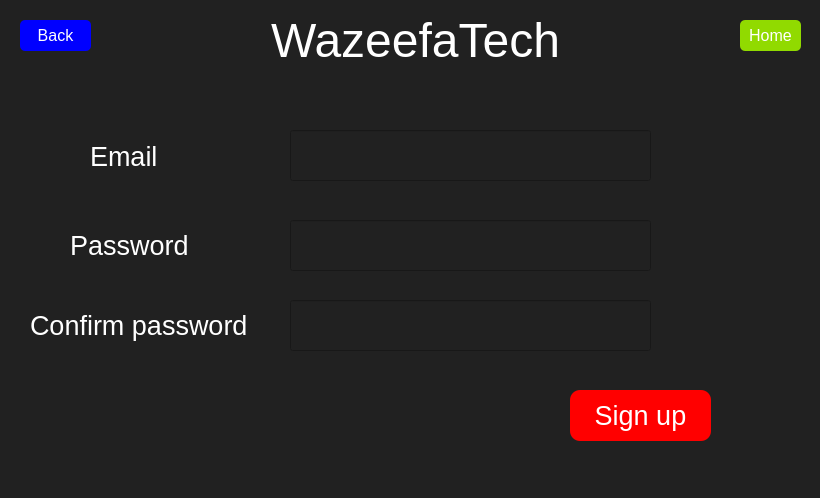
<?xml version="1.0" encoding="UTF-8"?>
<ui version="4.0">
 <class>Login</class>
 <widget class="QDialog" name="Login">
  <property name="geometry">
   <rect>
    <x>0</x>
    <y>0</y>
    <width>820</width>
    <height>498</height>
   </rect>
  </property>
  <property name="windowTitle">
   <string>Dialog</string>
  </property>
  <property name="styleSheet">
   <string notr="true">background-color: rgb(33, 33, 33); color: white; font-family: &quot;Calibri&quot;;</string>
  </property>
  <widget class="QLineEdit" name="email">
   <property name="geometry">
    <rect>
     <x>290</x>
     <y>130</y>
     <width>361</width>
     <height>51</height>
    </rect>
   </property>
   <property name="styleSheet">
    <string notr="true">color: rgb(255, 255, 255); font-size: 20pt;</string>
   </property>
  </widget>
  <widget class="QLabel" name="label_3">
   <property name="geometry">
    <rect>
     <x>90</x>
     <y>136</y>
     <width>151</width>
     <height>41</height>
    </rect>
   </property>
   <property name="styleSheet">
    <string notr="true">color: rgb(255, 255, 255); font-size: 20pt;</string>
   </property>
   <property name="text">
    <string>Email</string>
   </property>
  </widget>
  <widget class="QLineEdit" name="password">
   <property name="geometry">
    <rect>
     <x>290</x>
     <y>220</y>
     <width>361</width>
     <height>51</height>
    </rect>
   </property>
   <property name="styleSheet">
    <string notr="true">color: rgb(255, 255, 255); font-size: 20pt;</string>
   </property>
  </widget>
  <widget class="QLabel" name="label_4">
   <property name="geometry">
    <rect>
     <x>70</x>
     <y>230</y>
     <width>151</width>
     <height>31</height>
    </rect>
   </property>
   <property name="styleSheet">
    <string notr="true">color: rgb(255, 255, 255); font-size: 20pt;</string>
   </property>
   <property name="text">
    <string>Password</string>
   </property>
  </widget>
  <widget class="QLabel" name="label_2">
   <property name="enabled">
    <bool>true</bool>
   </property>
   <property name="geometry">
    <rect>
     <x>0</x>
     <y>0</y>
     <width>831</width>
     <height>81</height>
    </rect>
   </property>
   <property name="font">
    <font>
     <family>Segoe UI</family>
     <pointsize>36</pointsize>
     <weight>50</weight>
     <italic>false</italic>
     <bold>false</bold>
    </font>
   </property>
   <property name="styleSheet">
    <string notr="true">color: rgb(255, 255, 255); 
font: 36pt &quot;Segoe UI&quot;;</string>
   </property>
   <property name="text">
    <string>WazeefaTech</string>
   </property>
   <property name="alignment">
    <set>Qt::AlignCenter</set>
   </property>
  </widget>
  <widget class="QPushButton" name="signupButton">
   <property name="geometry">
    <rect>
     <x>570</x>
     <y>390</y>
     <width>141</width>
     <height>51</height>
    </rect>
   </property>
   <property name="styleSheet">
    <string notr="true">QPushButton { background-color: rgb(255, 0, 0); color: white; font-size: 20pt; border-radius: 10px; }
QPushButton:hover { background-color: rgb(200, 0, 0); }
QPushButton:pressed { background-color: rgb(150, 0, 0); }</string>
   </property>
   <property name="text">
    <string>Sign up</string>
   </property>
  </widget>
  <widget class="QLineEdit" name="confirmpass">
   <property name="geometry">
    <rect>
     <x>290</x>
     <y>300</y>
     <width>361</width>
     <height>51</height>
    </rect>
   </property>
   <property name="styleSheet">
    <string notr="true">color: rgb(255, 255, 255); font-size: 20pt;</string>
   </property>
   <property name="text">
    <string/>
   </property>
  </widget>
  <widget class="QLabel" name="label_5">
   <property name="geometry">
    <rect>
     <x>30</x>
     <y>310</y>
     <width>251</width>
     <height>31</height>
    </rect>
   </property>
   <property name="styleSheet">
    <string notr="true">color: rgb(255, 255, 255); font-size: 20pt;</string>
   </property>
   <property name="text">
    <string>Confirm password</string>
   </property>
  </widget>
  <widget class="QPushButton" name="backButton">
   <property name="geometry">
    <rect>
     <x>20</x>
     <y>20</y>
     <width>71</width>
     <height>31</height>
    </rect>
   </property>
   <property name="styleSheet">
    <string notr="true">QPushButton { background-color: rgb(0, 0, 255); color: white; font-size: 12pt; border-radius: 5px; }
QPushButton:hover { background-color: rgb(0, 0, 200); }
QPushButton:pressed { background-color: rgb(0, 0, 150); }</string>
   </property>
   <property name="text">
    <string>Back</string>
   </property>
  </widget>
  <widget class="QPushButton" name="homeButton">
   <property name="geometry">
    <rect>
     <x>740</x>
     <y>20</y>
     <width>61</width>
     <height>31</height>
    </rect>
   </property>
   <property name="styleSheet">
    <string notr="true">QPushButton { background-color:  rgb(145, 218, 0); color: white; font-size: 12pt; border-radius: 5px; }
QPushButton:hover { background-color: rgb(0, 200, 0); }
QPushButton:pressed { background-color: rgb(0, 150, 0); }</string>
   </property>
   <property name="text">
    <string>Home</string>
   </property>
  </widget>
 </widget>
 <resources/>
 <connections/>
</ui>
